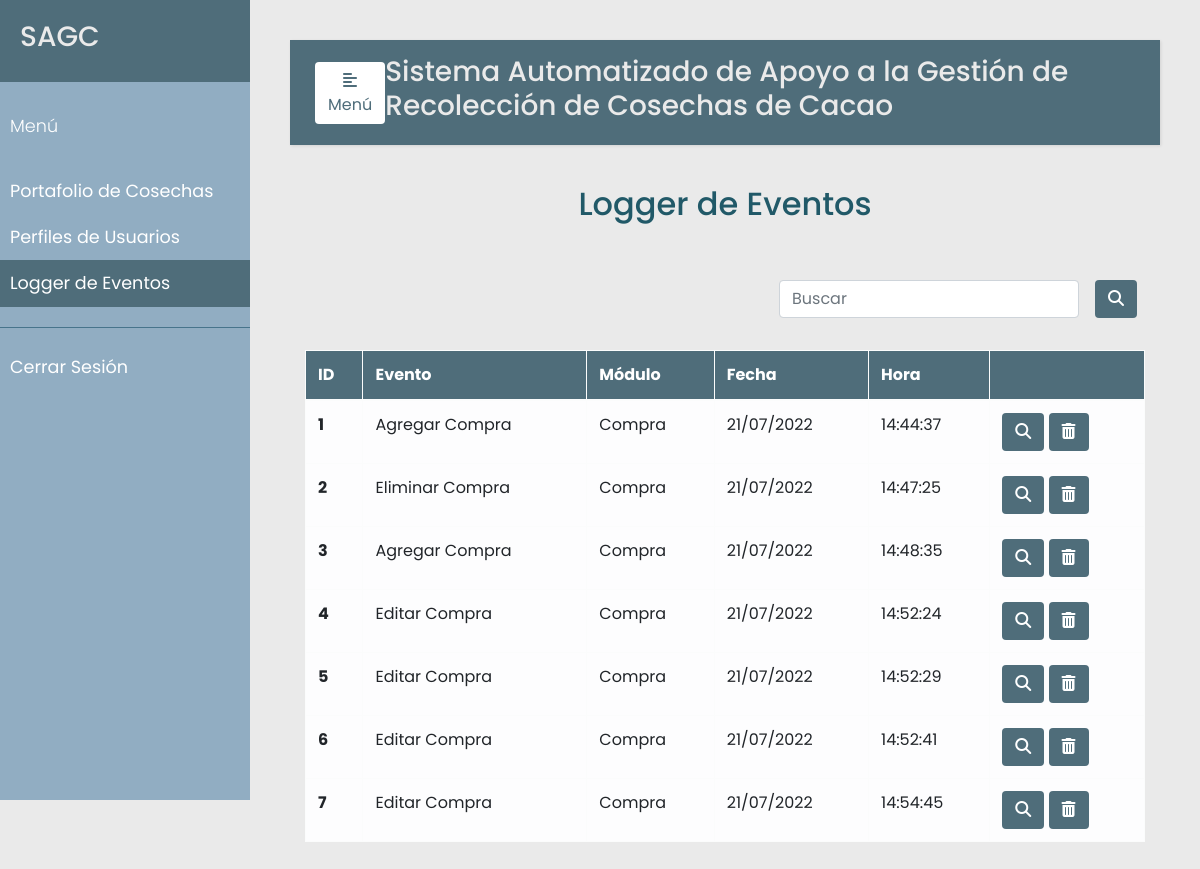
Page /eventos/ (signed in) on the earlier database version.
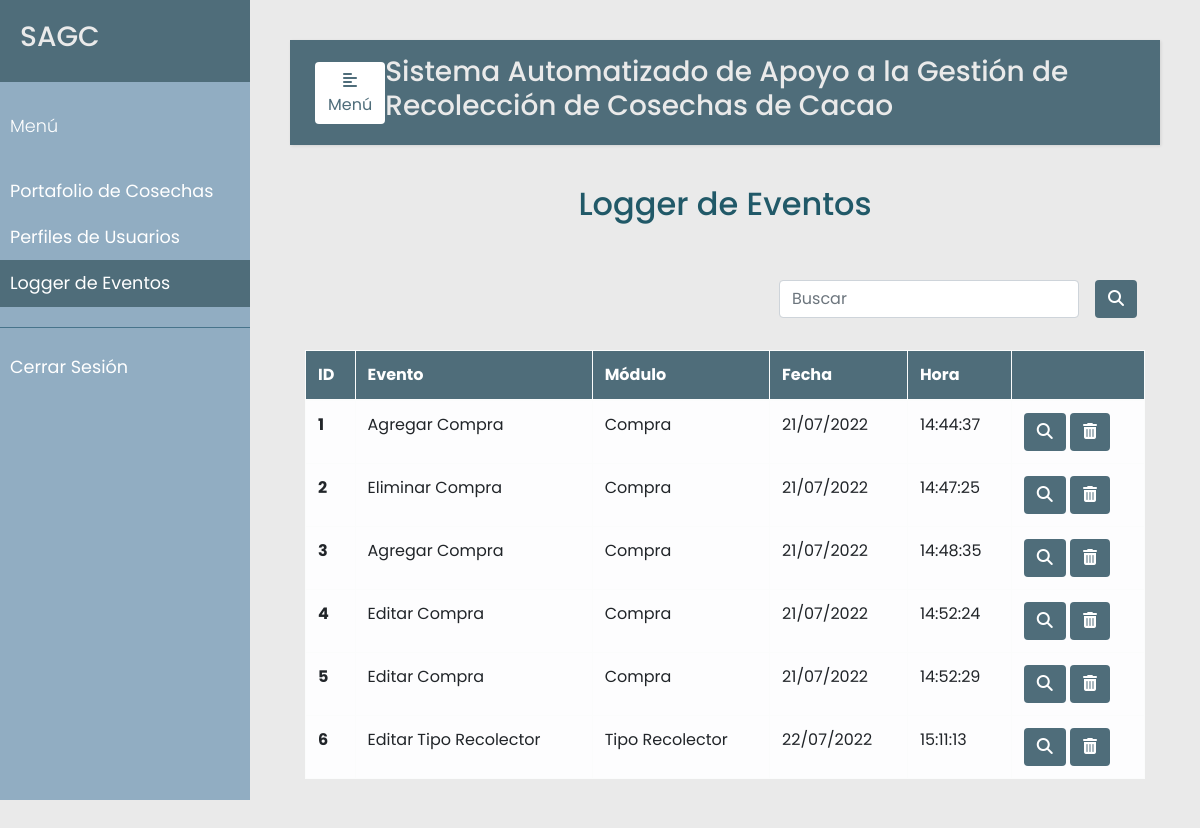
Same page on the later database version.
### src/models.py (models this page shows, shortened)
class Evento(db.Model):
    __tablename__ = 'eventos'
    id = db.Column(db.Integer, primary_key=True)
    usuario = db.Column(db.Integer, db.ForeignKey('usuarios.id'), nullable=False)
    evento = db.Column(db.String(120), nullable=False)
    modulo = db.Column(db.String(120), nullable=False)
    fecha = db.Column(db.DateTime, nullable=False)
    descripcion = db.Column(db.String(120), nullable=False)

### src/eventos.py (the view)
@app.route('/eventos/', methods=['GET'])
@login_required
def eventos():
    return render_template('eventos.html', evento=Evento.query.all())

### src/decoradores.py (called while the page is built)
def login_required(f):
    @wraps(f)
    def wrap(*args, **kwargs):
        if 'logged_in' in session:
            return f(*args, **kwargs)
        else:
            flash('Necesitas iniciar sesión primero')
            return redirect(url_for('login'))
    return wrap

### templates/eventos.html (shortened to what this page needs)
{% extends "base.html" %}
{% set active_page = "eventos" %}
{% block content %}
<section class="vh-100">
    <div class="container h-100">
        <p class="text-center h2 fw-bold mb-5 mx-1 mx-md-4 mt-4">Logger de Eventos</p>
        <div class="d-flex flex-row-reverse bd-highlight">
            <div class="p-2 bd-highlight" style="display:flex; align-content: flex-end;">
              <form action='/eventos/search' method="post" class="form-inline" style="justify-content: flex-end">
                <input class="form-control mr-3 w-75" type="text" placeholder="Buscar" aria-label="Buscar" name="search_evento" value="{{request.form.search_evento}}">
                <button type="submit" id="search_evento" name="action-type" value="search" class="btn" style="color:#fff; background-color:#4F6D7A;">
                  <i class="fas fa-search" aria-hidden="true"></i>
                </button>
              </form>
            </div>
        </div>
        <br/>
        <table class="table table-bordered table-light table-hover">
          <thead>
            <tr>
              <th scope="col">ID</th>
              <th scope="col">Evento</th>
              <th scope="col">Módulo</th>
              <th scope="col">Fecha</th>
              <th scope="col">Hora</th>
              <th scope="col"></th>
            </tr>
          </thead>
          <tbody>
            {% for u in evento %}
            <tr>
              <th scope="row">{{u.id}}</th>
              <td>{{ u.evento}}</td>
              <td>{{ u.modulo }}</td>
              <td>{{ u.fecha.strftime("%d/%m/%Y") }}</td>
              <td>{{ u.fecha.strftime("%H:%M:%S") }}</td>
              <td>
                <a href="/eventos/{{ u.id }}/detalles">
                  <button type="button" class="btn action" data-toggle="modal"
                    data-placement="bottom" title="Detallar Evento" data-target="#list-modal-{{u.id}}">
                    <i class="fas fa-search" aria-hidden="true"></i>
                  </button>
                </a>
                <button type="button" class="btn action" data-toggle="modal"
                  data-placement="bottom" title="Eliminar Evento" data-target="#delete-modal-{{u.id}}">
                    <i class="fas fa-trash-alt"></i>
                </button>
              </td>
            </tr>
            {% endfor %}
          </tbody>
        </table>
    </div>
</section>
{% endblock %}

### templates/base.html (shortened to what this page needs)
<!DOCTYPE html>
<html lang="en">
<head>
    <link rel="stylesheet" href="https://cdn.jsdelivr.net/npm/bootstrap@4.3.1/dist/css/bootstrap.min.css">
    <link rel="stylesheet" href="{{ url_for('static', filename='../static/css/styles.css') }}">
    <link rel="stylesheet" href="https://cdnjs.cloudflare.com/ajax/libs/malihu-custom-scrollbar-plugin/3.1.5/jquery.mCustomScrollbar.min.css">
    <link rel="stylesheet" href="https://cdnjs.cloudflare.com/ajax/libs/font-awesome/6.1.1/css/all.min.css" />
</head>
<body>
    <div class="wrapper">
        <nav id="sidebar">
            <div class="sidebar-header"> <h3>SAGC</h3> </div>
            <ul class="list-unstyled components">
                <p>Menú</p>
                {% if session['logged_in'] %}
                    <li class="nav-item {% if active_page == 'cosecha' %}active{% endif %}">
                    <a class="nav-link" href="{{url_for('cosecha')}}">Portafolio de Cosechas</a>
                    </li>
                    {% if session['rol_admin'] %}
                    <li class="nav-item {% if active_page == 'perfiles' %}active{% endif %}">
                    <a class="nav-link" href="{{url_for('perfiles')}}">Perfiles de Usuarios</a>
                    </li>
                    {% endif %}
                    <li class="nav-item {% if active_page == 'eventos' %}active{% endif %}">
                    <a class="nav-link" href="{{url_for('eventos')}}">Logger de Eventos</a>
                    </li>
                {% endif %}
            </ul>
            {% if session['logged_in'] %}
            <ul class="list-unstyled others">
                    <li class="nav-item">
                    <a class="nav-link" href="{{url_for('logout')}}">Cerrar Sesión</a>
                    </li>
            </ul>
            {% endif %}
        </nav>
        <div id="content">
            <nav class="navbar navbar-expand-lg" style="background-color:#4F6D7A;">
                <div class="container-fluid">
                    <button type="button" id="sidebarCollapse" class="btn" style="background-color:#fff; color: #4F6D7A;">
                        <i class="fas fa-align-left"></i>
                        <span>Menú</span>
                    </button>
                    <h3>Sistema Automatizado de Apoyo a la Gestión de Recolección de Cosechas de Cacao</h3>
                </div>
            </nav>
            {% block content %}
            {% endblock %}
        </div>
    </div>
</body>
</html>

### static/css/styles.css (style rules this page uses)
body { font-family: 'Poppins', sans-serif; background: #EAEAEA; }
p { font-family: 'Poppins', sans-serif; font-size: 1.1em; font-weight: 300; line-height: 1.7em; color: #215968; }
h3 { color: #EAEAEA; }
a, a:hover, a:focus { color: inherit; text-decoration: none; transition: all 0.3s; }
.navbar { padding: 15px 10px; background: #fff; border: none; border-radius: 0; margin-bottom: 40px; box-shadow: 1px 1px 3px rgba(0, 0, 0, 0.1); }
.wrapper { display: flex; width: 100%; }
#sidebar { width: 250px; position: fixed; top: 0; left: 0; height: 100vh; z-index: 999; background: #91ADC2; color: #fff; transition: all 0.3s; }
#sidebar .sidebar-header { padding: 20px; background: #4F6D7A; }
#sidebar ul.components { padding: 20px 0; border-bottom: 1px solid #47748b; }
#sidebar ul p { color: #fff; padding: 10px; }
#sidebar ul li a { padding: 10px; font-size: 1.1em; display: block; }
#sidebar ul li.active>a, a[aria-expanded="true"] { color: #fff; background: #4F6D7A; }
#content { width: calc(100% - 250px); padding: 40px; min-height: 100vh; transition: all 0.3s; position: absolute; top: 0; right: 0; }
.btn.action { color:#fff; background-color:#4F6D7A; }
thead { color:#fff; background-color:#4F6D7A; }

Differences in the rows shown:
removed Evento: id "7", evento "Editar Compra", modulo "Compra", fecha "21/07/2022", fecha "14:54:45"
changed Evento id 6: evento "Editar Compra" → "Editar Tipo Recolector"; modulo "Compra" → "Tipo Recolector"; fecha "21/07/2022" → "22/07/2022"; fecha "14:52:41" → "15:11:13"
